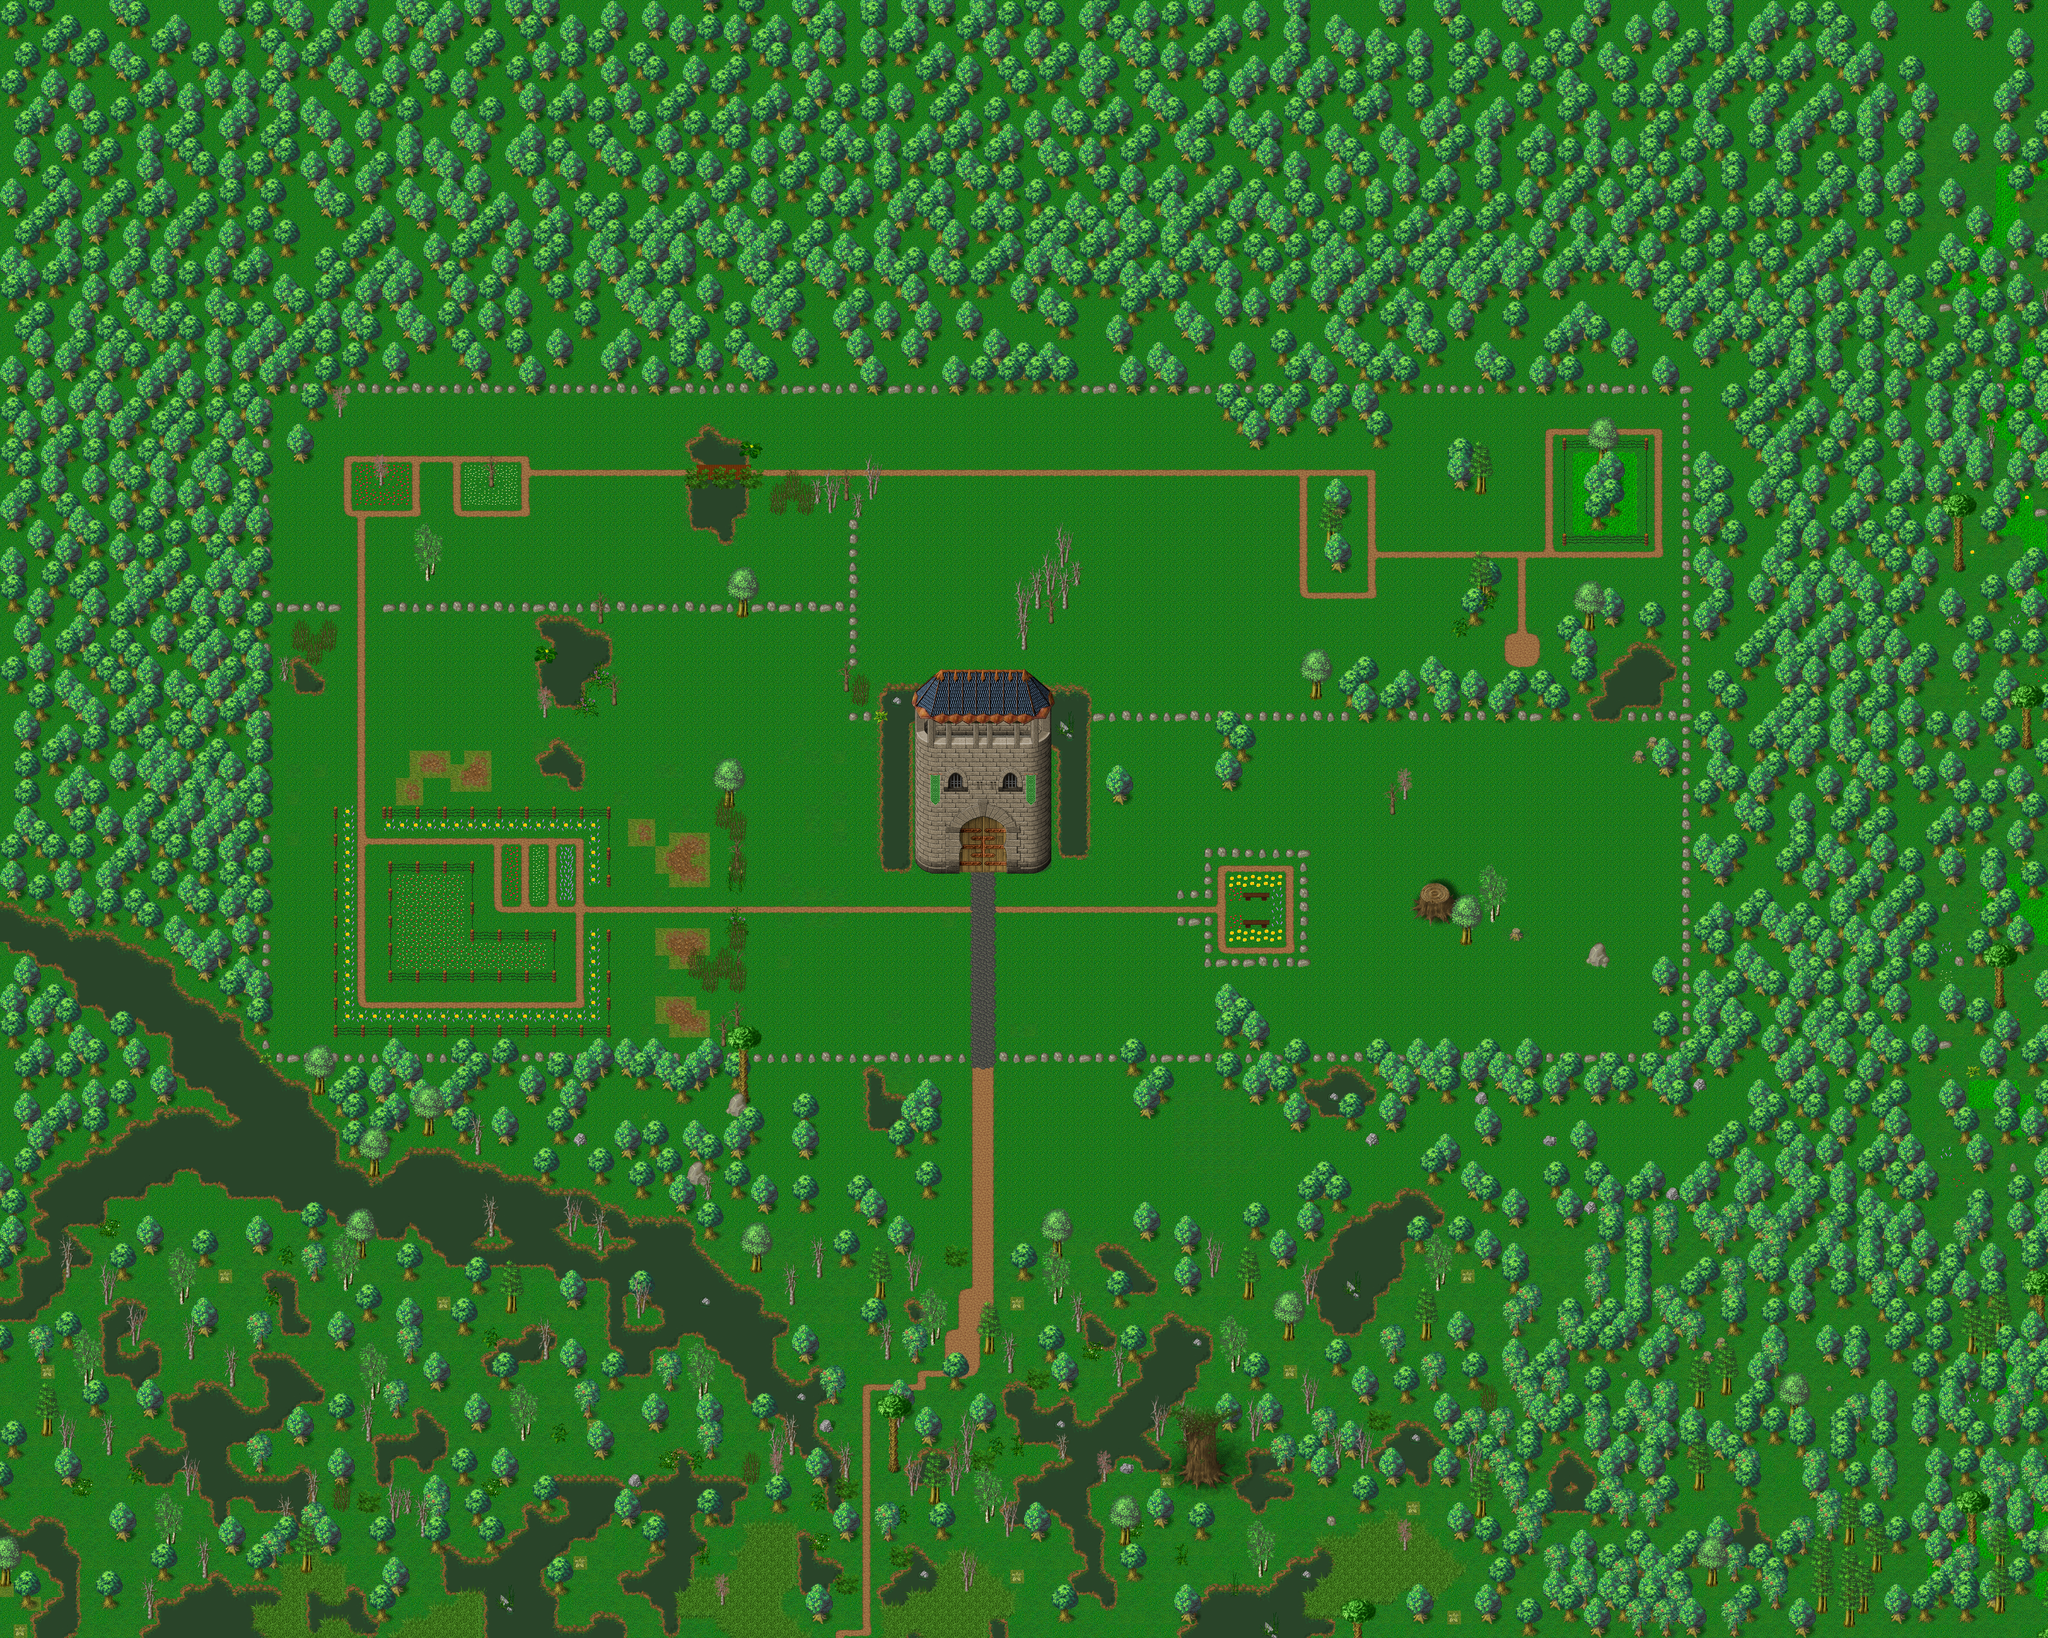

A level layout from a 2D game, rendered from its tile map. Below: a short description, then the map file with tile-grid data replaced by summaries:
An orthogonal 150x120 tile map with 32x32 px tiles, 5 tile layers (Ground, Ground2, Ground3, Fringe, ...), 2 hidden layers not drawn, 13 tilesets and 7 objects (5x spawn, 2x warp).

<map version="1.0" tiledversion="1.0.3" orientation="orthogonal" renderorder="right-down" width="150" height="120" tilewidth="32" tileheight="32" nextobjectid="23">
 <properties>
  <property name="minimap" value="graphics/minimaps/hh-outside.png" />
  <property name="music" value="Richard_Wagner_-_Ride_of_the_Valkyries.ogg" />
  <property name="name" value="Heroes' Hold - Outside" />
  <property name="overlay0image" value="graphics/images/ambient/fog.png" />
  <property name="overlay0parallax" value="1.0" />
  <property name="overlay0scrollX" value="0.307" />
  <property name="overlay0scrollY" value="0.211" />
 </properties>
 <tileset firstgid="1" source="../graphics/tilesets/collision.tsx" />
 <tileset firstgid="10" source="../graphics/tilesets/woodland_ground.tsx" />
 <tileset firstgid="266" source="../graphics/tilesets/woodland_x2.tsx" />
 <tileset firstgid="298" source="../graphics/tilesets/woodland_x3.tsx" />
 <tileset firstgid="330" source="../graphics/tilesets/lof/woodland_village.tsx" />
 <tileset firstgid="586" source="../graphics/tilesets/woodland_x5.tsx" />
 <tileset firstgid="602" source="../graphics/tilesets/woodland_x4.tsx" />
 <tileset firstgid="618" source="../graphics/tilesets/woodland_x8.tsx" />
 <tileset firstgid="634" source="../graphics/tilesets/woodland_swamp.tsx" />
 <tileset firstgid="890" source="../graphics/tilesets/forest.tsx" />
 <tileset firstgid="1289" source="../graphics/tilesets/lof/castle.tsx" />
 <tileset firstgid="1545" source="../graphics/tilesets/lof/castle2.tsx" />
 <tileset firstgid="1801" source="../graphics/tilesets/lof/castle3.tsx" />
 <layer name="Ground" width="150" height="120">
  <data>[18000 cells, 18000 non-empty, 76 distinct tile ids]</data>
 </layer>
 <layer name="Ground2" width="150" height="120">
  <data>[18000 cells, 111 non-empty, 3 distinct tile ids]</data>
 </layer>
 <layer name="Ground3" width="150" height="120">
  <data>[18000 cells, 895 non-empty, 49 distinct tile ids]</data>
 </layer>
 <layer name="Fringe" width="150" height="120">
  <data>[18000 cells, 4680 non-empty, 180 distinct tile ids]</data>
 </layer>
 <layer name="Over" width="150" height="120">
  <data>[18000 cells, 113 non-empty, 36 distinct tile ids]</data>
 </layer>
 <layer name="Collision" width="150" height="120" visible="0">
  <data>[18000 cells, 12546 non-empty, 1 distinct tile ids]</data>
 </layer>
 <layer name="Heights" width="150" height="120" visible="0">
  <data>[18000 cells, 0 non-empty, 0 distinct tile ids]</data>
 </layer>
 <objectgroup name="Objects">
  <object id="1" name="To Swamp" type="warp" x="2016" y="3392" width="32" height="32">
   <properties>
    <property name="dest_map" value="026-1" />
    <property name="dest_x" value="63" />
    <property name="dest_y" value="17" />
   </properties>
  </object>
  <object id="2" name="Spawn Area 1" type="spawn" x="2022" y="948" width="1902" height="704">
   <properties>
    <property name="death" value="40000" />
    <property name="max_beings" value="2" />
    <property name="monster_id" value="1002" />
    <property name="spawn" value="120000" />
   </properties>
  </object>
  <object id="6" name="Spawn Area 2" type="spawn" x="652" y="938" width="1318" height="452">
   <properties>
    <property name="death" value="40000" />
    <property name="max_beings" value="2" />
    <property name="monster_id" value="1002" />
    <property name="spawn" value="120000" />
   </properties>
  </object>
  <object id="10" name="Spawn Area 3" type="spawn" x="640" y="1445">
   <properties>
    <property name="death" value="40000" />
    <property name="max_beings" value="2" />
    <property name="monster_id" value="1002" />
    <property name="spawn" value="120000" />
   </properties>
   <polygon points="0,0 601,3 1056,461 1061,1007 7,1008" />
  </object>
  <object id="14" name="Spawn Area 4" type="spawn" x="3081" y="1711" width="833" height="737">
   <properties>
    <property name="death" value="40000" />
    <property name="max_beings" value="1" />
    <property name="monster_id" value="1002" />
    <property name="spawn" value="120000" />
   </properties>
  </object>
  <object id="18" name="Spawn Area 5" type="spawn" x="1795" y="2515" width="2345" height="831">
   <properties>
    <property name="death" value="40000" />
    <property name="max_beings" value="2" />
    <property name="monster_id" value="1002" />
    <property name="spawn" value="120000" />
   </properties>
  </object>
  <object id="22" name="To Heroes' Hold - Castle" type="warp" x="2240" y="2016" width="128" height="32">
   <properties>
    <property name="dest_map" value="hh-castle" />
    <property name="dest_x" value="26" />
    <property name="dest_y" value="32" />
   </properties>
  </object>
 </objectgroup>
</map>
